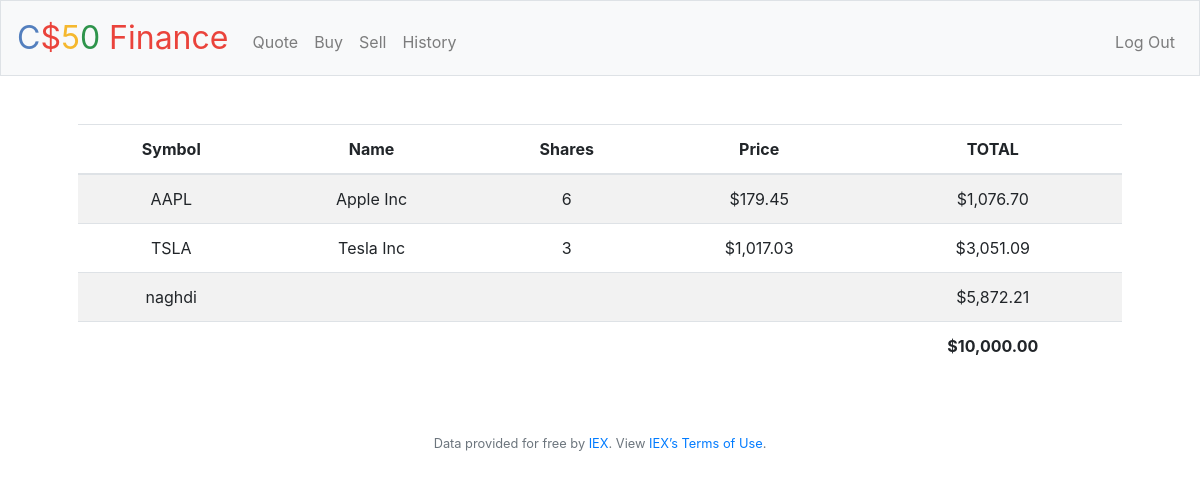
Screenshot of / (signed in) with the database file from the repository.
### tables this page shows
CREATE TABLE tarakoneshha ( 
 id INTEGER PRIMARY KEY AUTOINCREMENT,
 user_id INTEGER NOT NULL,
 name TEXT NOT NULL,
 shares INTEGER NOT NULL,
 price NUMERIC NOT NULL,
 type TEXT NOT NULL,
 symbol TEXT NOT NULL,
 time TIMESTAMP DEFAULT CURRENT_TIMESTAMP,
 FOREIGN KEY(user_id) REFERENCES users(id) 
);

CREATE TABLE users (id INTEGER, username TEXT NOT NULL, hash TEXT NOT NULL, cash NUMERIC NOT NULL DEFAULT 10000.00, PRIMARY KEY(id));

### application.py (the view)
@app.route("/")
@login_required
def index():
    user_id = session["user_id"]
    saham = db.execute(
        "SELECT symbol , name , price ,SUM ( shares) as totalShares FROM tarakoneshha WHERE user_id=? GROUP BY symbol",user_id)
    naghdi = db.execute("SELECT cash  FROM users WHERE id = ? ", user_id)
    naghdi = naghdi[0]['cash']
    total = naghdi
    for stock in saham:
        total += stock["price"] * stock["totalShares"]
    return render_template("index.html",saham=saham,naghdi=naghdi,usd=usd,total=total)

### application.py (called while the page is built)
@app.after_request
def after_request(response):
    response.headers["Cache-Control"] = "no-cache, no-store, must-revalidate"
    response.headers["Expires"] = 0
    response.headers["Pragma"] = "no-cache"
    return response

### helpers.py (called while the page is built)
def login_required(f):
    @wraps(f)
    def decorated_function(*args, **kwargs):
        if session.get("user_id") is None:
            return redirect("/login")
        return f(*args, **kwargs)
    return decorated_function

def usd(value):
    return f"${value:,.2f}"

### templates/index.html (shortened to what this page needs)
{% extends "layout.html" %}
{% block main %}
    <table class="table table-striped" >
        <thead>
            <tr>
                <th>Symbol</th>
                <th>Name</th>
                <th>Shares</th>
                <th>Price</th>
                <th>TOTAL</th>
            </tr>
        </thead>
        <tbody>
            {% for stock in saham %}
            <tr>
                <td>  {{  stock["symbol"]  }}</td>
                <td>  {{  stock["name"]  }}</td>
                <td>  {{  stock["totalShares"]  }}</td>
                <td>  {{ usd (stock["price"] ) }}</td>
                <td>  {{ usd ( stock["totalShares"] * stock ["price"] ) }}</td>
            </tr>
            {% endfor %}
            <tr>
                <td> naghdi</td>
                <td colspan="3"></td>
                <td> {{usd (naghdi)}}</td>
            </tr>
        </tbody>
        <tfoot>
            <td colspan="4"> </td>
            <td> <strong>  {{ usd (total) }} </strong></td>
        </tfoot>
    </table>
{% endblock %}

### rows the page displays
tarakoneshha: symbol "TSLA", name "Tesla Inc", totalShares "3", price "$1,017.03", totalShares "$3,051.09"
users: cash "$5,872.21"

### other values shown
{{ stock["symbol"] }} "AAPL"
{{ stock["name"] }} "Apple Inc"
{{ stock["totalShares"] }} "6"
{{ usd (stock["price"] ) }} "$179.45"
{{ usd ( stock["totalShares"] * stock ["price"] ) }} "$1,076.70"
{{ usd (total) }} "$10,000.00"
